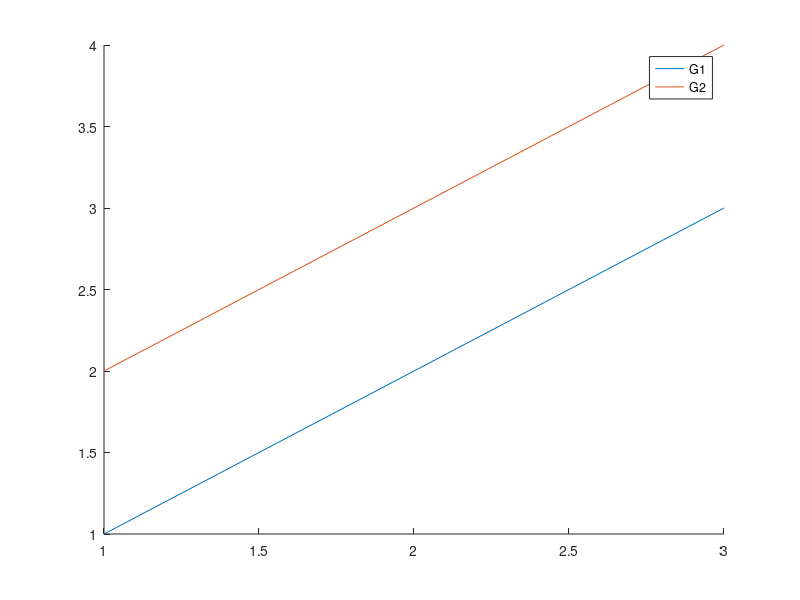

MATLAB code for this plot: (Note: this script raises an error after producing the figure.)
%=============================================================================
% Copyright (c) 2026-present Allan CORNET (Nelson)
%=============================================================================
% This file is part of Nelson.
%=============================================================================
% LICENCE_BLOCK_BEGIN
% SPDX-License-Identifier: LGPL-3.0-or-later
% LICENCE_BLOCK_END
%=============================================================================
% <--ADV-CLI MODE-->
%=============================================================================
% The legend box comes from its content only (rows, icon column in points, title band);
% Location never changes it.
W = 560;
H = 420;
f = figure('Visible', 'off', 'Position', [100 100 W H]);
hold on;
plot(1:3, 'DisplayName', 'G1');
plot(2:4, 'DisplayName', 'G2');
lgd = legend();
drawnow();
size0 = lgd.Position(3:4) .* [W H];
locations = {'north', 'south', 'east', 'west', 'northeast', 'northwest', 'southeast', ...
  'southwest', 'northoutside', 'southoutside', 'eastoutside', 'westoutside', ...
  'northeastoutside', 'northwestoutside', 'southeastoutside', 'southwestoutside', ...
  'best', 'bestoutside', 'northeast'};
for k = 1:numel(locations)
  lgd.Location = locations{k};
  drawnow();
  asserts.isapprox(lgd.Position(3:4) .* [W H], size0, 1e-9);
end
% Box off keeps the size.
lgd.Box = 'off';
drawnow();
asserts.isapprox(lgd.Position(3:4) .* [W H], size0, 1e-9);
lgd.Box = 'on';
% The icon column is given in points: 20 points less is 20 * 96 / 72 pixels less.
lgd.ItemTokenSize = [10 18];
drawnow();
asserts.isapprox(lgd.Position(3) * W, size0(1) - 20 * 96 / 72, 1e-9);
asserts.isapprox(lgd.Position(4) * H, size0(2), 1e-9);
lgd.ItemTokenSize = [30 18];
drawnow();
asserts.isapprox(lgd.Position(3:4) .* [W H], size0, 1e-9);
% A title adds one text line and 4 pixels; a short title does not widen the box.
title(lgd, 'Group');
drawnow();
titleSize = lgd.Position(3:4) .* [W H];
asserts.isapprox(titleSize(1), size0(1), 1e-9);
asserts.istrue(titleSize(2) > size0(2) + 10);
title(lgd, 'A longer legend title');
drawnow();
asserts.istrue(lgd.Position(3) * W > size0(1));
asserts.isapprox(lgd.Position(4) * H, titleSize(2), 1e-9);
close(f);
%=============================================================================
% One row per entry: the height grows by the same pitch for every entry.
heights = zeros(1, 3);
widths = zeros(1, 3);
for n = 1:3
  f = figure('Visible', 'off', 'Position', [100 100 W H]);
  hold on;
  for k = 1:n
    plot(1:3, k * (1:3), 'DisplayName', sprintf('G%d', k));
  end
  lgd = legend();
  drawnow();
  heights(n) = lgd.Position(4) * H;
  widths(n) = lgd.Position(3) * W;
  close(f);
end
pitch = heights(2) - heights(1);
asserts.isapprox(heights(3) - heights(2), pitch, 1e-9);
asserts.istrue(pitch > 12 && pitch < 16);
asserts.isapprox(widths, widths(1) * [1 1 1], 1e-9);
% The title band is one row pitch plus 3.5 pixels.
f = figure('Visible', 'off', 'Position', [100 100 W H]);
hold on;
plot(1:3, 'DisplayName', 'G1');
plot(2:4, 'DisplayName', 'G2');
lgd = legend();
drawnow();
h0 = lgd.Position(4) * H;
title(lgd, 'Group');
drawnow();
asserts.isapprox(lgd.Position(4) * H - h0, pitch + 3.5, 1e-9);
close(f);
%=============================================================================
% Columns and a horizontal orientation repeat the full column width.
f = figure('Visible', 'off', 'Position', [100 100 W H]);
hold on;
for k = 1:4
  plot(1:3, k * (1:3), 'DisplayName', sprintf('G%d', k));
end
lgd = legend('NumColumns', 2);
drawnow();
asserts.isapprox(lgd.Position(3) * W, 2 * widths(1), 1e-9);
asserts.isapprox(lgd.Position(4) * H, heights(2), 1e-9);
close(f);
f = figure('Visible', 'off', 'Position', [100 100 W H]);
hold on;
for k = 1:4
  plot(1:3, k * (1:3), 'DisplayName', sprintf('G%d', k));
end
lgd = legend('Orientation', 'horizontal');
drawnow();
asserts.isapprox(lgd.Position(3) * W, 4 * widths(1), 1e-9);
asserts.isapprox(lgd.Position(4) * H, heights(1), 1e-9);
close(f);
%=============================================================================
% Marker-only entries only need the marker: the icon column shrinks.
f = figure('Visible', 'off', 'Position', [100 100 W H]);
hold on;
plot(nan, nan, 'o', 'MarkerFaceColor', 'b', 'DisplayName', 'G1');
plot(nan, nan, 'o', 'MarkerFaceColor', 'r', 'DisplayName', 'G2');
lgd = legend();
drawnow();
asserts.istrue(lgd.Position(3) * W < widths(2) - 20);
asserts.isapprox(lgd.Position(4) * H, heights(2), 1e-9);
% one line among the markers brings the full icon column back
plot(1:3, 'DisplayName', 'L');
drawnow();
asserts.istrue(lgd.Position(3) * W >= widths(2));
close(f);
%=============================================================================
